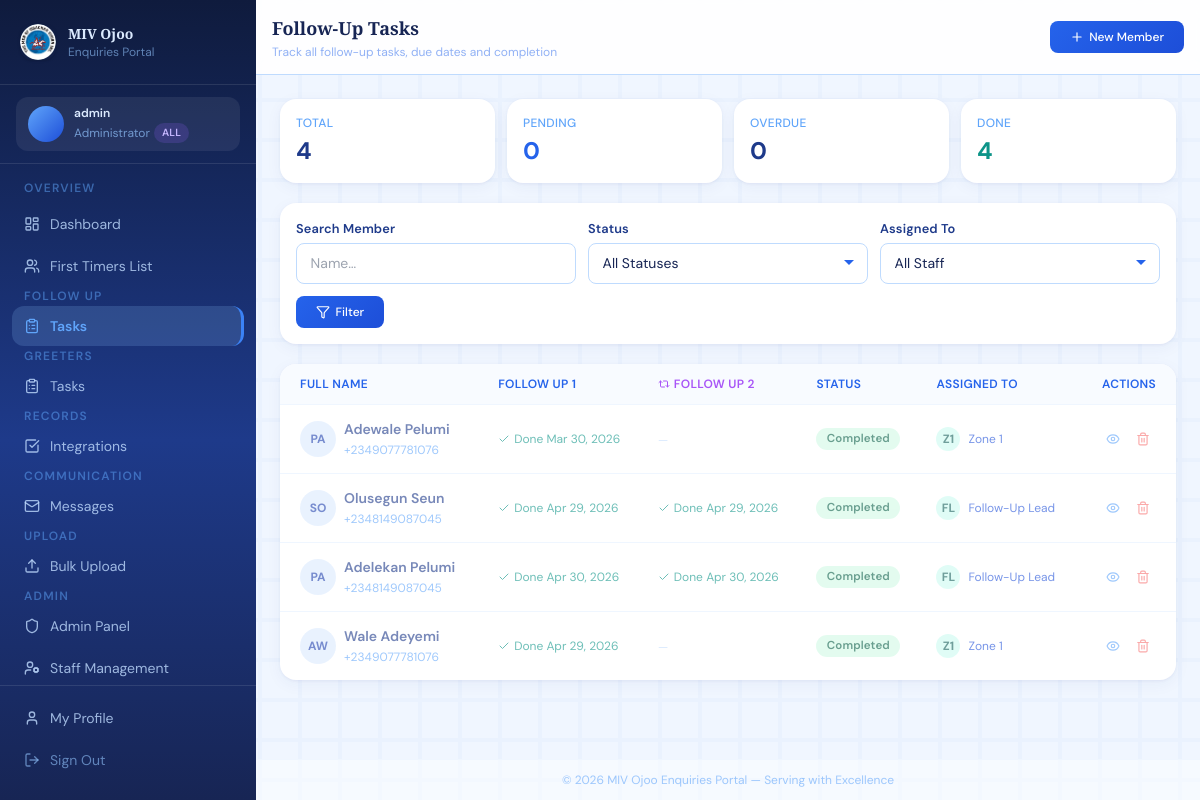
The page /follow-ups/tasks/ (signed in) on the database as committed earlier.
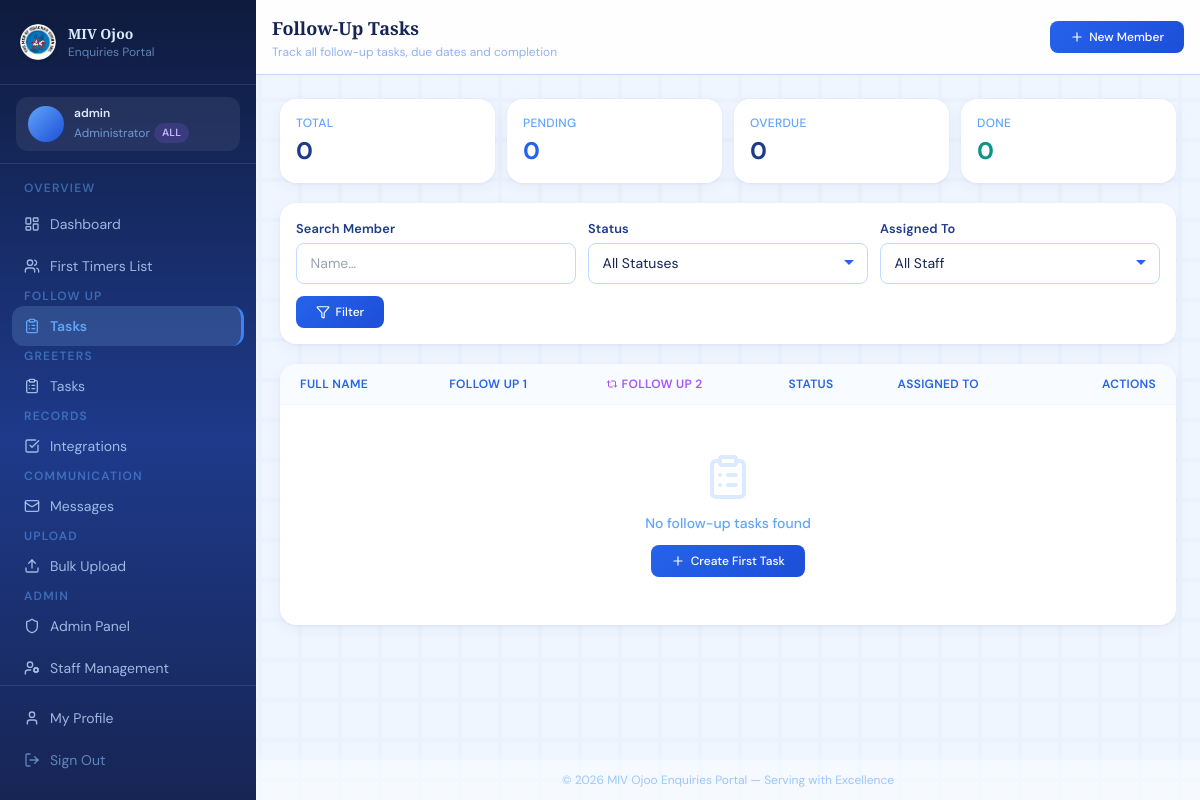
The same page on the database as committed later.
### enquiries/models.py (models this page shows, shortened)
class FollowUp(models.Model):
    STATUS_CHOICES = [
        ('in_progress', 'In Progress'),
        ('completed', 'Completed'),
    ]
    TYPE_CHOICES = [
        ('call', 'Phone Call'),
        ('visit', 'Personal Visit'),
    ]
    member = models.ForeignKey(Member, on_delete=models.CASCADE, related_name='follow_ups')
    assigned_to = models.ForeignKey(User, on_delete=models.SET_NULL, null=True, related_name='assigned_followups')
    assigned_by = models.ForeignKey(User, on_delete=models.SET_NULL, null=True, related_name='delegated_followups')
    follow_up_type = models.CharField(max_length=20, choices=TYPE_CHOICES, default='call')
    status = models.CharField(max_length=20, choices=STATUS_CHOICES, default='pending')
    due_date = models.DateField()
    completed_date = models.DateField(null=True, blank=True)
    notes = models.TextField(null=True, blank=True)
    outcome = models.TextField(null=True, blank=True)
    priority = models.IntegerField(choices=[(1, 'Low'), (2, 'Medium'), (3, 'High')], default=2)
    created_at = models.DateTimeField(auto_now_add=True)
    updated_at = models.DateTimeField(auto_now=True)
    follow_up_round = models.IntegerField(
        default=1,
        choices=[(1, 'First Follow-Up'), (2, 'Second Follow-Up')],
        help_text="Which follow-up round this is"
    )
    round2_type = models.CharField(
        max_length=20, choices=[
            ('call', 'Phone Call'), ('email', 'Email'), ('sms', 'SMS'),
            ('visit', 'Personal Visit'), ('whatsapp', 'WhatsApp'),
        ],
        null=True, blank=True
    )
    round2_due_date = models.DateField(null=True, blank=True)
    round2_status = models.CharField(
        max_length=20,
        choices=[('pending','Pending'),('completed','Completed'),('no_response','No Response')],
        null=True, blank=True
    )
    round2_completed_date = models.DateField(null=True, blank=True)
    round2_outcome = models.TextField(null=True, blank=True)
    round2_notes = models.TextField(null=True, blank=True)
    class Meta:
        ordering = ['-priority', 'due_date']
    @property
    def is_overdue(self):
        return (
            self.status in ('pending', 'in_progress') and
            self.due_date is not None and
            self.due_date < timezone.now().date()
        )

class Member(models.Model):
    GENDER_CHOICES = [('M', 'Male'), ('F', 'Female')]
    STATUS_CHOICES = [
        ('new', 'New Visitor'),
        ('integrated', 'Member'),
        ('inactive', 'Inactive'),
    ]
    MARITAL_CHOICES = [
        ('single', 'Single'),
        ('married', 'Married'),
        ('divorced', 'Divorced'),
        ('widowed', 'Widowed'),
    ]
    AGE_BRACKET_CHOICES = [
        ('under_18', 'Under 18'),
        ('18_25', '18 – 25'),
        ('26_35', '26 – 35'),
        ('36_45', '36 – 45'),
        ('46_55', '46 – 55'),
        ('56_65', '56 – 65'),
        ('above_65', 'Above 65'),
    ]
    BORN_AGAIN_CHOICES = [
        ('yes', 'Yes'),
        ('no', 'No'),
        ('not_sure', 'Not Sure'),
    ]
    JOINING_CHOICES = [
        ('yes', 'Yes'),
        ('no', 'No'),
        ('considering', 'Still Considering'),
    ]
    VISIT_TIME_CHOICES = [
        ('weekday_morning', 'Weekday Morning'),
        ('weekday_afternoon', 'Weekday Afternoon'),
        ('weekday_evening', 'Weekday Evening'),
        ('saturday_morning', 'Saturday Morning'),
        ('saturday_afternoon', 'Saturday Afternoon'),
        ('sunday_after_service', 'Sunday After Service'),
    ]
    first_name = models.CharField(max_length=100)
    last_name = models.CharField(max_length=100)
    email = models.EmailField(unique=True, null=True, blank=True)
    phone = models.CharField(max_length=20, null=True, blank=True)
    whatsapp = models.CharField(max_length=20, null=True, blank=True)
    gender = models.CharField(max_length=1, choices=GENDER_CHOICES, null=True, blank=True)
    date_of_birth = models.DateField(null=True, blank=True)
    age_bracket = models.CharField(
        max_length=20, choices=AGE_BRACKET_CHOICES, null=True, blank=True
    )
    marital_status = models.CharField(
        max_length=20, choices=MARITAL_CHOICES, null=True, blank=True
    )
    address = models.TextField(null=True, blank=True)
    vocation_address = models.TextField(null=True, blank=True)
    occupation = models.CharField(max_length=100, null=True, blank=True)
    status = models.CharField(max_length=20, choices=STATUS_CHOICES, default='new')
    first_visit_date = models.DateField(default=timezone.now)
    how_did_you_hear = models.CharField(max_length=200, null=True, blank=True)
    previous_church = models.CharField(max_length=200, null=True, blank=True)
    invitee = models.CharField(
        max_length=200, null=True, blank=True,
        help_text="Name of the person who invited this visitor"
    )
    is_born_again = models.CharField(
        max_length=10, choices=BORN_AGAIN_CHOICES, null=True, blank=True
    )
    joining_church = models.CharField(
        max_length=20, choices=JOINING_CHOICES, null=True, blank=True
    )
    preferred_visit_time = models.CharField(
        max_length=30, choices=VISIT_TIME_CHOICES, null=True, blank=True
    )
    prayer_requests = models.TextField(null=True, blank=True)
    observation = models.TextField(
        null=True, blank=True,
        help_text="Staff observations about the visitor"
    )
    interests = models.ManyToManyField(
        'Ministry', blank=True, related_name='interested_members'
    )
    assigned_to = models.ForeignKey(
        User, on_delete=models.SET_NULL, null=True, blank=True,
        related_name='assigned_members',
        help_text="Staff member responsible for follow-up / visitation"
    )
    greeter_assigned_to = models.ForeignKey(
        User, on_delete=models.SET_NULL, null=True, blank=True,
        related_name='greeter_assigned_members',
        help_text="Greeter staff member assigned to welcome this visitor"
    )
    created_by = models.ForeignKey(
        User, on_delete=models.SET_NULL, null=True, blank=True,
        related_name='created_members'
    )
    created_at = models.DateTimeField(auto_now_add=True)
    updated_at = models.DateTimeField(auto_now=True)
    notes = models.TextField(null=True, blank=True)
    profile_photo = models.ImageField(upload_to='members/', null=True, blank=True)
    is_baptized = models.BooleanField(default=False)
    is_active = models.BooleanField(default=True)
    is_contacted = models.BooleanField(default=False)
    contacted_at = models.DateTimeField(null=True, blank=True)
    class Meta:
        ordering = ['-created_at']
    def get_full_name(self):
        return f"{self.last_name} {self.first_name}"
    @property
    def initials(self):
        return f"{self.first_name[0]}{self.last_name[0]}".upper()

### enquiries/views.py (the view)
# urls.py: path('follow-ups/tasks/', views.followup_tasks, name='followup_tasks'),
@login_required
def followup_tasks(request):
    if get_section(request.user) == 'greeters' and not can_see_all(request.user):
        messages.error(request, 'Access denied.')
        return redirect('dashboard')
    qs = followup_qs(request.user).select_related('member', 'assigned_to')
    search          = request.GET.get('search', '')
    status_filter   = request.GET.get('status', '')
    type_filter     = request.GET.get('type', '')
    assigned_filter = request.GET.get('assigned', '')
    priority_filter = request.GET.get('priority', '')
    if search:
        qs = qs.filter(
            Q(member__first_name__icontains=search) |
            Q(member__last_name__icontains=search)
        )
    if status_filter:
        qs = qs.filter(status=status_filter)
    if type_filter:
        qs = qs.filter(follow_up_type=type_filter)
    if assigned_filter:
        qs = qs.filter(assigned_to_id=assigned_filter)
    if priority_filter:
        qs = qs.filter(priority=priority_filter)
    today = timezone.now().date()
    total_count     = qs.count()
    pending_count   = qs.filter(status__in=['pending', 'in_progress']).count()
    overdue_count   = qs.filter(status__in=['pending', 'in_progress'], due_date__lt=today).count()
    completed_count = qs.filter(status='completed').count()
    paginator  = Paginator(qs, 20)
    follow_ups = paginator.get_page(request.GET.get('page'))
    staff      = User.objects.filter(is_active=True, profile__section__in=['followup', 'all'])
    context = {
        'follow_ups':       follow_ups,
        'search':           search,
        'status_filter':    status_filter,
        'type_filter':      type_filter,
        'assigned_filter':  assigned_filter,
        'priority_filter':  priority_filter,
        'staff':            staff,
        'total_count':      total_count,
        'pending_count':    pending_count,
        'overdue_count':    overdue_count,
        'completed_count':  completed_count,
        'status_choices':   FollowUp.STATUS_CHOICES,
        'type_choices':     FollowUp.TYPE_CHOICES,
        'is_section_admin': is_section_admin(request.user),
    }
    return render(request, 'enquiries/followup_tasks.html', context)

### enquiries/views.py (called while the page is built, shortened)
def get_profile(user):
    profile, _ = UserProfile.objects.get_or_create(user=user)
    return profile

def get_section(user):
    return get_profile(user).section

def can_see_all(user):
    if user.is_superuser:
        return True
    profile = get_profile(user)
    return profile.role == 'admin' and profile.section == 'all'

def is_section_admin(user):
    if user.is_superuser:
        return True
    return get_profile(user).role in ('admin', 'section_admin')

def followup_qs(user):
    if can_see_all(user):
        return FollowUp.objects.all()

### templates/enquiries/followup_tasks.html (shortened to what the changed rows need)
{% extends "base.html" %}
{% block page_title %}Follow-Up Tasks{% endblock %}
{% block content %}
<div class="grid grid-cols-2 sm:grid-cols-4 gap-3 mb-5">
  <div class="card p-4">
    <p class="text-xs text-blue-400 font-medium uppercase tracking-wide mb-1">Total</p>
    <p class="text-2xl font-bold text-blue-900">{{ total_count }}</p>
  </div>
  <div class="card p-4">
    <p class="text-xs text-blue-400 font-medium uppercase tracking-wide mb-1">Done</p>
    <p class="text-2xl font-bold text-teal-600">{{ completed_count }}</p>
  </div>
</div>
<div class="card overflow-hidden hidden md:block">
  <div class="overflow-x-auto">
    <table class="w-full text-sm" style="min-width:860px;">
      <thead>
        <tr class="border-b border-blue-50" style="background:#f8fbff;">
          <th class="text-left px-5 py-3 text-xs font-semibold text-blue-600 uppercase tracking-wide">Full Name</th>
          <th class="text-left px-4 py-3 text-xs font-semibold text-blue-600 uppercase tracking-wide">Follow Up 1</th>
          <th class="text-left px-4 py-3 text-xs font-semibold text-purple-500 uppercase tracking-wide">
            <span class="flex items-center gap-1">
              <i data-lucide="repeat-2" class="w-3 h-3"></i> Follow Up 2
            </span>
          </th>
          <th class="text-left px-4 py-3 text-xs font-semibold text-blue-600 uppercase tracking-wide">Status</th>
          <th class="text-left px-4 py-3 text-xs font-semibold text-blue-600 uppercase tracking-wide">Assigned To</th>
          <th class="text-right px-5 py-3 text-xs font-semibold text-blue-600 uppercase tracking-wide">Actions</th>
        </tr>
      </thead>
      <tbody class="divide-y divide-blue-50">
        {% for fu in follow_ups %}
        <tr class="table-row {% if fu.is_overdue %}bg-red-50/40{% elif fu.status == 'completed' and not fu.round2_due_date %}opacity-60{% elif fu.status == 'completed' and fu.round2_status == 'completed' %}opacity-60{% endif %}">
          <td class="px-5 py-3.5">
            <a href="{% url 'member_detail' fu.member.pk %}" class="flex items-center gap-2 group">
              <div class="avatar text-xs bg-blue-100 text-blue-800 font-bold">{{ fu.member.initials }}</div>
              <div>
                <span class="font-semibold text-blue-900 group-hover:text-blue-600 block">{{ fu.member.get_full_name }}</span>
                <span class="text-blue-400 text-xs">{{ fu.member.phone|default:"" }}</span>
              </div>
            </a>
          </td>
          <td class="px-4 py-3.5">
            {% if fu.due_date %}
              {% if fu.is_overdue %}
                <span class="text-red-600 font-semibold flex items-center gap-1 text-xs">
                  <i data-lucide="alert-triangle" class="w-3 h-3"></i>{{ fu.due_date|date:"M d, Y" }}
                </span>
              {% elif fu.completed_date %}
                <span class="text-teal-600 text-xs flex items-center gap-1">
                  <i data-lucide="check" class="w-3 h-3"></i>Done {{ fu.completed_date|date:"M d, Y" }}
                </span>
              {% else %}
                <span class="text-blue-700 text-xs">{{ fu.due_date|date:"M d, Y" }}</span>
              {% endif %}
            {% else %}
              <span class="text-blue-300">—</span>
            {% endif %}
          </td>
          <td class="px-4 py-3.5">
            {% if fu.round2_due_date %}
              {% if fu.round2_status == 'completed' %}
                <span class="text-teal-600 text-xs flex items-center gap-1">
                  <i data-lucide="check" class="w-3 h-3"></i>Done {{ fu.round2_completed_date|date:"M d, Y" }}
                </span>
              {% endif %}
            {% elif fu.status == 'completed' %}
              <span class="text-blue-200 text-xs italic">—</span>
            {% else %}
              <span class="text-blue-300 text-xs italic">After round 1</span>
            {% endif %}
          </td>
          <td class="px-4 py-3.5">
            <span class="badge badge-{{ fu.status }}">{{ fu.get_status_display }}</span>
          </td>
          <td class="px-4 py-3.5">
            {% if fu.assigned_to %}
            <div class="flex items-center gap-2">
              <div class="avatar text-xs bg-teal-100 text-teal-800 font-bold w-6 h-6 text-[10px]">
                {{ fu.assigned_to.first_name|slice:":1"|upper }}{{ fu.assigned_to.last_name|slice:":1"|upper }}
              </div>
              <span class="text-blue-700 text-xs">{{ fu.assigned_to.get_full_name }}</span>
            </div>
            {% else %}
            <span class="text-blue-300 italic text-xs">Unassigned</span>
            {% endif %}
          </td>
          <td class="px-5 py-3.5 text-right">
            <div class="flex items-center justify-end gap-1">
              <a href="{% url 'member_detail' fu.member.pk %}"
                class="p-1.5 rounded-lg hover:bg-blue-100 text-blue-400 hover:text-blue-800 transition-colors"
                title="View Member">
                <i data-lucide="eye" class="w-3.5 h-3.5"></i>
              </a>
              {% if is_section_admin %}
              <form method="post" action="{% url 'followup_delete' fu.pk %}" class="inline">
                <button type="submit"
                  class="p-1.5 rounded-lg hover:bg-red-100 text-red-400 hover:text-red-700 transition-colors"
                  title="Delete"
                  onclick="return confirm('Delete this task? This cannot be undone.')">
                  <i data-lucide="trash-2" class="w-3.5 h-3.5"></i>
                </button>
              </form>
              {% endif %}
            </div>
          </td>
        </tr>
        {% empty %}
        <tr>
          <td colspan="6" class="px-5 py-12 text-center">
            <i data-lucide="clipboard-list" class="w-12 h-12 text-blue-100 mx-auto mb-3"></i>
            <p class="text-blue-400 font-medium">No follow-up tasks found</p>
            {% if is_section_admin %}
            <a href="{% url 'followup_create' %}" class="btn-gold mt-3 inline-flex text-xs">
              <i data-lucide="plus" class="w-3.5 h-3.5"></i> Create First Task
            </a>
            {% endif %}
          </td>
        </tr>
        {% endfor %}
      </tbody>
    </table>
  </div>
</div>
{% endblock %}

Rows that differ between the two databases and show on the page:
removed FollowUp: member.initials "PA", member.get_full_name "Adewale Pelumi", member.phone "+2349077781076", completed_date "Mar 30, 2026", status "Completed", assigned_to.first_name "Z", assigned_to.last_name "1", assigned_to.get_full_name "Zone 1"
removed FollowUp: member.initials "SO", member.get_full_name "Olusegun Seun", member.phone "+2348149087045", completed_date "Apr 29, 2026", round2_completed_date "Apr 29, 2026", status "Completed", assigned_to.first_name "F", assigned_to.last_name "L", assigned_to.get_full_name "Follow-Up Lead"
removed FollowUp: member.initials "PA", member.get_full_name "Adelekan Pelumi", member.phone "+2348149087045", completed_date "Apr 30, 2026", round2_completed_date "Apr 30, 2026", status "Completed", assigned_to.first_name "F", assigned_to.last_name "L", assigned_to.get_full_name "Follow-Up Lead"
removed FollowUp: member.initials "AW", member.get_full_name "Wale Adeyemi", member.phone "+2349077781076", completed_date "Apr 29, 2026", status "Completed", assigned_to.first_name "Z", assigned_to.last_name "1", assigned_to.get_full_name "Zone 1"
Other text that changed with them:
{{ total_count }}: "4" → "0"
{{ completed_count }}: "4" → "0"
text now shown: "No follow-up tasks found Create First Task"
